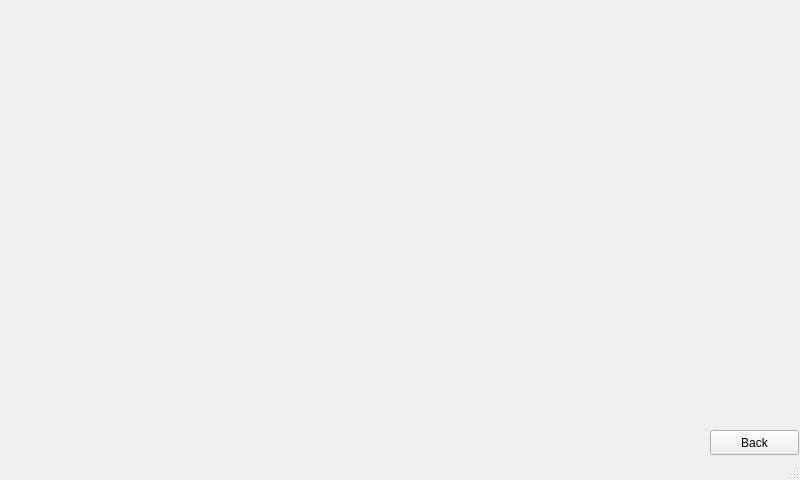
<?xml version="1.0" encoding="UTF-8"?>
<ui version="4.0">
 <class>camera_v4l2</class>
 <widget class="QMainWindow" name="camera_v4l2">
  <property name="geometry">
   <rect>
    <x>0</x>
    <y>0</y>
    <width>800</width>
    <height>480</height>
   </rect>
  </property>
  <property name="maximumSize">
   <size>
    <width>800</width>
    <height>480</height>
   </size>
  </property>
  <property name="windowTitle">
   <string>MainWindow</string>
  </property>
  <widget class="QWidget" name="centralwidget">
   <widget class="QPushButton" name="btn_toHome">
    <property name="geometry">
     <rect>
      <x>710</x>
      <y>430</y>
      <width>89</width>
      <height>25</height>
     </rect>
    </property>
    <property name="text">
     <string>Back</string>
    </property>
   </widget>
   <widget class="QLabel" name="label_imageshow">
    <property name="geometry">
     <rect>
      <x>0</x>
      <y>0</y>
      <width>800</width>
      <height>480</height>
     </rect>
    </property>
    <property name="text">
     <string/>
    </property>
   </widget>
   <zorder>label_imageshow</zorder>
   <zorder>btn_toHome</zorder>
  </widget>
  <widget class="QMenuBar" name="menubar">
   <property name="geometry">
    <rect>
     <x>0</x>
     <y>0</y>
     <width>800</width>
     <height>28</height>
    </rect>
   </property>
  </widget>
  <widget class="QStatusBar" name="statusbar"/>
 </widget>
 <resources/>
 <connections/>
</ui>
